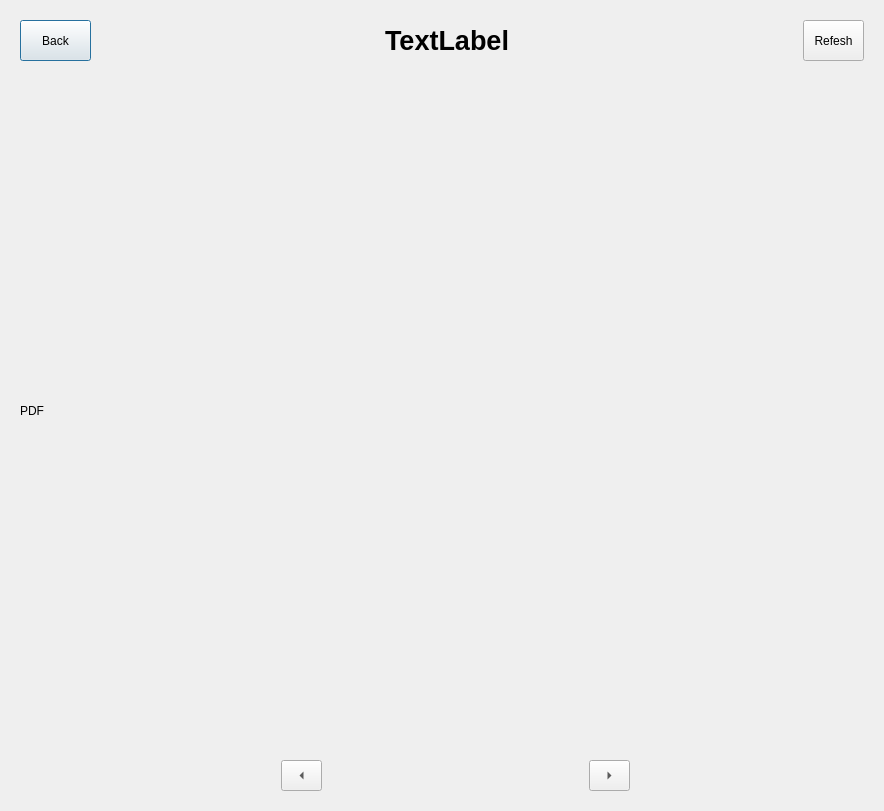
<?xml version="1.0" encoding="UTF-8"?>
<ui version="4.0">
 <class>Dialog</class>
 <widget class="QDialog" name="Dialog">
  <property name="geometry">
   <rect>
    <x>0</x>
    <y>0</y>
    <width>884</width>
    <height>811</height>
   </rect>
  </property>
  <property name="minimumSize">
   <size>
    <width>884</width>
    <height>811</height>
   </size>
  </property>
  <property name="windowTitle">
   <string>Documentation</string>
  </property>
  <property name="windowIcon">
   <iconset>
    <normaloff>images/aiicon.png</normaloff>images/aiicon.png</iconset>
  </property>
  <layout class="QVBoxLayout" name="verticalLayout">
   <item>
    <widget class="QWidget" name="widget" native="true">
     <property name="minimumSize">
      <size>
       <width>861</width>
       <height>59</height>
      </size>
     </property>
     <property name="maximumSize">
      <size>
       <width>16777215</width>
       <height>59</height>
      </size>
     </property>
     <layout class="QHBoxLayout" name="horizontalLayout">
      <item>
       <widget class="QPushButton" name="button_back_document">
        <property name="minimumSize">
         <size>
          <width>71</width>
          <height>41</height>
         </size>
        </property>
        <property name="maximumSize">
         <size>
          <width>71</width>
          <height>41</height>
         </size>
        </property>
        <property name="text">
         <string>Back</string>
        </property>
       </widget>
      </item>
      <item>
       <widget class="QLabel" name="label_document_name">
        <property name="minimumSize">
         <size>
          <width>331</width>
          <height>31</height>
         </size>
        </property>
        <property name="font">
         <font>
          <pointsize>18</pointsize>
          <bold>true</bold>
         </font>
        </property>
        <property name="text">
         <string>&lt;html&gt;&lt;head/&gt;&lt;body&gt;&lt;p align=&quot;center&quot;&gt;&lt;span style=&quot; font-size:20pt; font-weight:700;&quot;&gt;TextLabel&lt;/span&gt;&lt;/p&gt;&lt;/body&gt;&lt;/html&gt;</string>
        </property>
        <property name="alignment">
         <set>Qt::AlignmentFlag::AlignCenter</set>
        </property>
       </widget>
      </item>
      <item>
       <widget class="QPushButton" name="button_refesh">
        <property name="minimumSize">
         <size>
          <width>61</width>
          <height>41</height>
         </size>
        </property>
        <property name="maximumSize">
         <size>
          <width>61</width>
          <height>41</height>
         </size>
        </property>
        <property name="text">
         <string>Refesh</string>
        </property>
        <property name="autoDefault">
         <bool>false</bool>
        </property>
       </widget>
      </item>
     </layout>
    </widget>
   </item>
   <item>
    <widget class="QWidget" name="widget_pdf_view" native="true">
     <property name="sizePolicy">
      <sizepolicy hsizetype="Expanding" vsizetype="Expanding">
       <horstretch>0</horstretch>
       <verstretch>0</verstretch>
      </sizepolicy>
     </property>
     <layout class="QVBoxLayout" name="verticalLayout_2">
      <item>
       <widget class="QLabel" name="label_pdf_view">
        <property name="sizePolicy">
         <sizepolicy hsizetype="Expanding" vsizetype="Expanding">
          <horstretch>0</horstretch>
          <verstretch>0</verstretch>
         </sizepolicy>
        </property>
        <property name="text">
         <string>PDF</string>
        </property>
        <property name="scaledContents">
         <bool>true</bool>
        </property>
        <property name="alignment">
         <set>Qt::AlignmentFlag::AlignLeading|Qt::AlignmentFlag::AlignLeft|Qt::AlignmentFlag::AlignVCenter</set>
        </property>
       </widget>
      </item>
     </layout>
    </widget>
   </item>
   <item>
    <widget class="QWidget" name="widget_2" native="true">
     <property name="minimumSize">
      <size>
       <width>891</width>
       <height>49</height>
      </size>
     </property>
     <property name="maximumSize">
      <size>
       <width>16777215</width>
       <height>49</height>
      </size>
     </property>
     <layout class="QHBoxLayout" name="horizontalLayout_2">
      <item>
       <widget class="QToolButton" name="button_previous">
        <property name="minimumSize">
         <size>
          <width>41</width>
          <height>31</height>
         </size>
        </property>
        <property name="maximumSize">
         <size>
          <width>41</width>
          <height>31</height>
         </size>
        </property>
        <property name="text">
         <string notr="true"/>
        </property>
        <property name="icon">
         <iconset theme="QIcon::ThemeIcon::GoPrevious"/>
        </property>
        <property name="popupMode">
         <enum>QToolButton::ToolButtonPopupMode::DelayedPopup</enum>
        </property>
        <property name="toolButtonStyle">
         <enum>Qt::ToolButtonStyle::ToolButtonIconOnly</enum>
        </property>
        <property name="arrowType">
         <enum>Qt::ArrowType::LeftArrow</enum>
        </property>
       </widget>
      </item>
      <item>
       <widget class="QToolButton" name="button_next">
        <property name="minimumSize">
         <size>
          <width>41</width>
          <height>31</height>
         </size>
        </property>
        <property name="maximumSize">
         <size>
          <width>41</width>
          <height>31</height>
         </size>
        </property>
        <property name="text">
         <string/>
        </property>
        <property name="icon">
         <iconset theme="QIcon::ThemeIcon::GoNext"/>
        </property>
        <property name="arrowType">
         <enum>Qt::ArrowType::RightArrow</enum>
        </property>
       </widget>
      </item>
     </layout>
    </widget>
   </item>
  </layout>
 </widget>
 <resources/>
 <connections/>
</ui>
